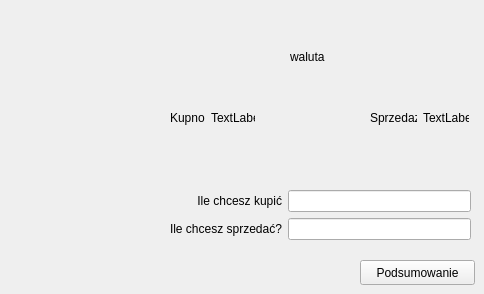
       <widget class="QWidget" name="page_8_exchange_buysell">
        <widget class="QLabel" name="label_currency">
         <property name="geometry">
          <rect>
           <x>290</x>
           <y>50</y>
           <width>47</width>
           <height>13</height>
          </rect>
         </property>
         <property name="text">
          <string>waluta</string>
         </property>
        </widget>
        <widget class="QPushButton" name="pushButton_cur_sum">
         <property name="geometry">
          <rect>
           <x>360</x>
           <y>260</y>
           <width>115</width>
           <height>25</height>
          </rect>
         </property>
         <property name="text">
          <string>Podsumowanie</string>
         </property>
        </widget>
        <widget class="QWidget" name="layoutWidget">
         <property name="geometry">
          <rect>
           <x>170</x>
           <y>110</y>
           <width>85</width>
           <height>15</height>
          </rect>
         </property>
         <layout class="QHBoxLayout" name="horizontalLayout_5">
          <item>
           <widget class="QLabel" name="label_54">
            <property name="text">
             <string>Kupno</string>
            </property>
           </widget>
          </item>
          <item>
           <widget class="QLabel" name="label_cur_buy">
            <property name="text">
             <string>TextLabel</string>
            </property>
           </widget>
          </item>
         </layout>
        </widget>
        <widget class="QWidget" name="layoutWidget">
         <property name="geometry">
          <rect>
           <x>370</x>
           <y>110</y>
           <width>99</width>
           <height>15</height>
          </rect>
         </property>
         <layout class="QHBoxLayout" name="horizontalLayout_6">
          <item>
           <widget class="QLabel" name="label_55">
            <property name="text">
             <string>Sprzedaz</string>
            </property>
           </widget>
          </item>
          <item>
           <widget class="QLabel" name="label_cur_sell">
            <property name="text">
             <string>TextLabel</string>
            </property>
           </widget>
          </item>
         </layout>
        </widget>
        <widget class="QWidget" name="layoutWidget">
         <property name="geometry">
          <rect>
           <x>170</x>
           <y>190</y>
           <width>301</width>
           <height>52</height>
          </rect>
         </property>
         <layout class="QGridLayout" name="gridLayout_19">
          <item row="0" column="0">
           <widget class="QLabel" name="label_50">
            <property name="text">
             <string>Ile chcesz kupić</string>
            </property>
            <property name="alignment">
             <set>Qt::AlignRight|Qt::AlignTrailing|Qt::AlignVCenter</set>
            </property>
           </widget>
          </item>
          <item row="0" column="1">
           <widget class="QLineEdit" name="lineEdit_cur_buy"/>
          </item>
          <item row="1" column="0">
           <widget class="QLabel" name="label_51">
            <property name="text">
             <string>Ile chcesz sprzedać?</string>
            </property>
            <property name="alignment">
             <set>Qt::AlignRight|Qt::AlignTrailing|Qt::AlignVCenter</set>
            </property>
           </widget>
          </item>
          <item row="1" column="1">
           <widget class="QLineEdit" name="lineEdit_cur_sell"/>
          </item>
         </layout>
        </widget>
       </widget>
